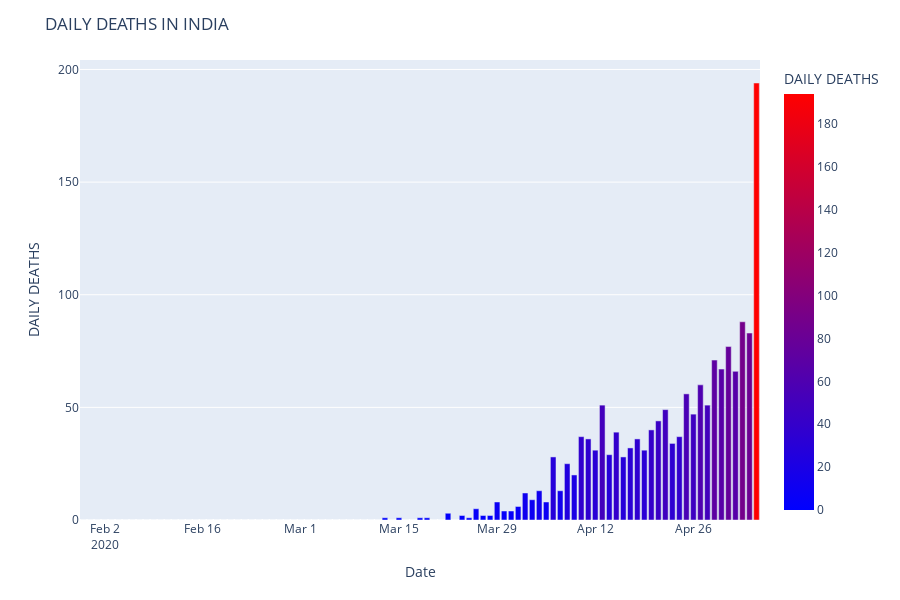

Write notebook code for a chart like this one.
### Code cell
#DAILY DEATHS IN INDIA
corona_data = df_corona_in_india.groupby(['Date'])['Deaths'].sum().reset_index().sort_values('Deaths',ascending = True)
corona_data['DAILY DEATHS'] = corona_data['Deaths'].sub(corona_data['Deaths'].shift())
corona_data['DAILY DEATHS'].iloc[0] = corona_data['Deaths'].iloc[0]
corona_data['DAILY DEATHS'] = corona_data['DAILY DEATHS'].astype(int)
fig = px.bar(corona_data, y='DAILY DEATHS', x='Date',hover_data =['DAILY DEATHS'], color='DAILY DEATHS', height=600,color_continuous_scale=["blue","red"])
fig.update_layout(
    title='DAILY DEATHS IN INDIA')
fig.show()

### Figure 1 — Plotly figure (JSON) as saved in the notebook; plotly's stock layout.template omitted (floating-point values rounded to 4 significant figures)
{"data": [{"alignmentgroup": "True", "customdata": [[0], [0], [0], [0], [0], [0], [0], [0], [0], [0], [0], [0], [0], [0], [0], [0], [0], [0], [0], [0], [0], [0], [0], [0], [0], [0], [0], [0], [0], [0], [0], [0], [0], [0], [0], [0], [0], [0], [0], [0], [0], [0], [0], [1], [1], [0], [0], [1], [0], [1], [0], [0], [3], [0], [2], [1], [5], [2], [2], [8], [4], [4], [6], [12], [9], [13], [8], [28], [13], [25], [20], [37], [36], [31], [51], [29], [39], [28], [32], [36], [31], [40], [44], [49], [34], [37], [56], [47], [60], [51], [71], [67], [77], [66], [88], [83], [194]], "hovertemplate": "Date=%{x}<br>DAILY DEATHS=%{marker.color}<extra></extra>", "legendgroup": "", "marker": {"color": [0, 0, 0, 0, 0, 0, 0, 0, 0, 0, 0, 0, 0, 0, 0, 0, 0, 0, 0, 0, 0, 0, 0, 0, 0, 0, 0, 0, 0, 0, 0, 0, 0, 0, 0, 0, 0, 0, 0, 0, 0, 0, 0, 1, 1, 0, 0, 1, 0, 1, 0, 0, 3, 0, 2, 1, 5, 2, 2, 8, 4, 4, 6, 12, 9, 13, 8, 28, 13, 25, 20, 37, 36, 31, 51, 29, 39, 28, 32, 36, 31, 40, 44, 49, 34, 37, 56, 47, 60, 51, 71, 67, 77, 66, 88, 83, 194], "coloraxis": "coloraxis"}, "name": "", "offsetgroup": "", "orientation": "v", "showlegend": false, "textposition": "auto", "type": "bar", "x": ["2020-01-30T00:00:00", "2020-02-24T00:00:00", "2020-02-25T00:00:00", "2020-02-26T00:00:00", "2020-02-27T00:00:00", "2020-02-28T00:00:00", "2020-02-29T00:00:00", "2020-03-01T00:00:00", "2020-03-02T00:00:00", "2020-02-23T00:00:00", "2020-03-03T00:00:00", "2020-03-05T00:00:00", "2020-03-06T00:00:00", "2020-03-07T00:00:00", "2020-03-08T00:00:00", "2020-03-09T00:00:00", "2020-03-10T00:00:00", "2020-03-11T00:00:00", "2020-03-12T00:00:00", "2020-03-04T00:00:00", "2020-02-21T00:00:00", "2020-02-22T00:00:00", "2020-02-19T00:00:00", "2020-01-31T00:00:00", "2020-02-01T00:00:00", "2020-02-02T00:00:00", "2020-02-03T00:00:00", "2020-02-04T00:00:00", "2020-02-05T00:00:00", "2020-02-06T00:00:00", "2020-02-07T00:00:00", "2020-02-20T00:00:00", "2020-02-09T00:00:00", "2020-02-08T00:00:00", "2020-02-11T00:00:00", "2020-02-12T00:00:00", "2020-02-13T00:00:00", "2020-02-14T00:00:00", "2020-02-15T00:00:00", "2020-02-16T00:00:00", "2020-02-17T00:00:00", "2020-02-18T00:00:00", "2020-02-10T00:00:00", "2020-03-13T00:00:00", "2020-03-15T00:00:00", "2020-03-14T00:00:00", "2020-03-16T00:00:00", "2020-03-18T00:00:00", "2020-03-17T00:00:00", "2020-03-19T00:00:00", "2020-03-20T00:00:00", "2020-03-21T00:00:00", "2020-03-22T00:00:00", "2020-03-23T00:00:00", "2020-03-24T00:00:00", "2020-03-25T00:00:00", "2020-03-26T00:00:00", "2020-03-27T00:00:00", "2020-03-28T00:00:00", "2020-03-29T00:00:00", "2020-03-30T00:00:00", "2020-03-31T00:00:00", "2020-04-01T00:00:00", "2020-04-02T00:00:00", "2020-04-03T00:00:00", "2020-04-04T00:00:00", "2020-04-05T00:00:00", "2020-04-06T00:00:00", "2020-04-07T00:00:00", "2020-04-08T00:00:00", "2020-04-09T00:00:00", "2020-04-10T00:00:00", "2020-04-11T00:00:00", "2020-04-12T00:00:00", "2020-04-13T00:00:00", "2020-04-14T00:00:00", "2020-04-15T00:00:00", "2020-04-16T00:00:00", "2020-04-17T00:00:00", "2020-04-18T00:00:00", "2020-04-19T00:00:00", "2020-04-20T00:00:00", "2020-04-21T00:00:00", "2020-04-22T00:00:00", "2020-04-23T00:00:00", "2020-04-24T00:00:00", "2020-04-25T00:00:00", "2020-04-26T00:00:00", "2020-04-27T00:00:00", "2020-04-28T00:00:00", "2020-04-29T00:00:00", "2020-04-30T00:00:00", "2020-05-01T00:00:00", "2020-05-02T00:00:00", "2020-05-03T00:00:00", "2020-05-04T00:00:00", "2020-05-05T00:00:00"], "xaxis": "x", "y": [0, 0, 0, 0, 0, 0, 0, 0, 0, 0, 0, 0, 0, 0, 0, 0, 0, 0, 0, 0, 0, 0, 0, 0, 0, 0, 0, 0, 0, 0, 0, 0, 0, 0, 0, 0, 0, 0, 0, 0, 0, 0, 0, 1, 1, 0, 0, 1, 0, 1, 0, 0, 3, 0, 2, 1, 5, 2, 2, 8, 4, 4, 6, 12, 9, 13, 8, 28, 13, 25, 20, 37, 36, 31, 51, 29, 39, 28, 32, 36, 31, 40, 44, 49, 34, 37, 56, 47, 60, 51, 71, 67, 77, 66, 88, 83, 194], "yaxis": "y"}], "layout": {"barmode": "relative", "coloraxis": {"colorbar": {"title": {"text": "DAILY DEATHS"}}, "colorscale": [[0, "blue"], [1, "red"]]}, "height": 600, "legend": {"tracegroupgap": 0}, "margin": {"t": 60}, "title": {"text": "DAILY DEATHS IN INDIA"}, "xaxis": {"anchor": "y", "domain": [0, 1], "title": {"text": "Date"}}, "yaxis": {"anchor": "x", "domain": [0, 1], "title": {"text": "DAILY DEATHS"}}}}
